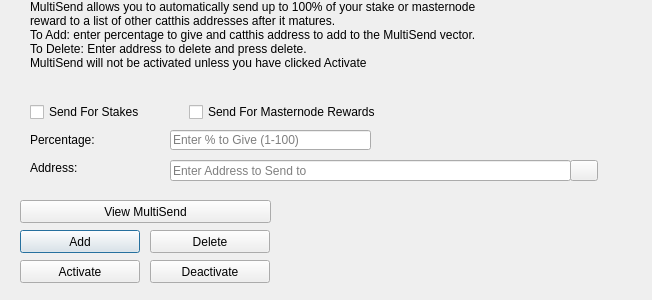
<?xml version="1.0" encoding="UTF-8"?>
<ui version="4.0">
 <class>MultiSendDialog</class>
 <widget class="QDialog" name="MultiSendDialog">
  <property name="windowModality">
   <enum>Qt::NonModal</enum>
  </property>
  <property name="geometry">
   <rect>
    <x>0</x>
    <y>0</y>
    <width>652</width>
    <height>300</height>
   </rect>
  </property>
  <property name="windowTitle">
   <string>MultiSend</string>
  </property>
  <widget class="QLineEdit" name="multiSendPercentEdit">
   <property name="geometry">
    <rect>
     <x>170</x>
     <y>130</y>
     <width>201</width>
     <height>20</height>
    </rect>
   </property>
   <property name="toolTip">
    <string>Enter whole numbers 1 - 100</string>
   </property>
   <property name="placeholderText">
    <string>Enter % to Give (1-100)</string>
   </property>
  </widget>
  <widget class="QLineEdit" name="multiSendAddressEdit">
   <property name="geometry">
    <rect>
     <x>170</x>
     <y>160</y>
     <width>401</width>
     <height>21</height>
    </rect>
   </property>
   <property name="toolTip">
    <string/>
   </property>
   <property name="placeholderText">
    <string>Enter Address to Send to</string>
   </property>
  </widget>
  <widget class="QLabel" name="label_2">
   <property name="geometry">
    <rect>
     <x>30</x>
     <y>0</y>
     <width>451</width>
     <height>121</height>
    </rect>
   </property>
   <property name="lineWidth">
    <number>1</number>
   </property>
   <property name="text">
    <string>MultiSend allows you to automatically send up to 100% of your stake or masternode reward to a list of other catthis addresses after it matures.
To Add: enter percentage to give and catthis address to add to the MultiSend vector.
To Delete: Enter address to delete and press delete.
MultiSend will not be activated unless you have clicked Activate</string>
   </property>
   <property name="alignment">
    <set>Qt::AlignLeading|Qt::AlignLeft|Qt::AlignTop</set>
   </property>
   <property name="wordWrap">
    <bool>true</bool>
   </property>
  </widget>
  <widget class="QLabel" name="message">
   <property name="geometry">
    <rect>
     <x>290</x>
     <y>200</y>
     <width>351</width>
     <height>91</height>
    </rect>
   </property>
   <property name="text">
    <string/>
   </property>
  </widget>
  <widget class="QPushButton" name="addButton">
   <property name="geometry">
    <rect>
     <x>20</x>
     <y>230</y>
     <width>120</width>
     <height>23</height>
    </rect>
   </property>
   <property name="toolTip">
    <string/>
   </property>
   <property name="statusTip">
    <string>Add to MultiSend Vector</string>
   </property>
   <property name="text">
    <string>Add</string>
   </property>
  </widget>
  <widget class="QPushButton" name="disableButton">
   <property name="geometry">
    <rect>
     <x>150</x>
     <y>260</y>
     <width>120</width>
     <height>23</height>
    </rect>
   </property>
   <property name="statusTip">
    <string>Deactivate MultiSend</string>
   </property>
   <property name="text">
    <string>Deactivate</string>
   </property>
  </widget>
  <widget class="QPushButton" name="addressBookButton">
   <property name="geometry">
    <rect>
     <x>570</x>
     <y>160</y>
     <width>28</width>
     <height>21</height>
    </rect>
   </property>
   <property name="toolTip">
    <string>Choose an address from the address book</string>
   </property>
   <property name="text">
    <string/>
   </property>
   <property name="icon">
    <iconset resource="../catthis.qrc">
     <normaloff>:/icons/address-book</normaloff>:/icons/address-book</iconset>
   </property>
   <property name="shortcut">
    <string>Alt+A</string>
   </property>
   <property name="autoDefault">
    <bool>false</bool>
   </property>
  </widget>
  <widget class="QLabel" name="label">
   <property name="geometry">
    <rect>
     <x>30</x>
     <y>130</y>
     <width>121</width>
     <height>20</height>
    </rect>
   </property>
   <property name="toolTip">
    <string>Percentage of stake to send</string>
   </property>
   <property name="text">
    <string>Percentage:</string>
   </property>
  </widget>
  <widget class="QLabel" name="label_5">
   <property name="geometry">
    <rect>
     <x>30</x>
     <y>160</y>
     <width>111</width>
     <height>16</height>
    </rect>
   </property>
   <property name="toolTip">
    <string>Address to send portion of stake to</string>
   </property>
   <property name="text">
    <string>Address:</string>
   </property>
  </widget>
  <widget class="QPushButton" name="deleteButton">
   <property name="geometry">
    <rect>
     <x>150</x>
     <y>230</y>
     <width>120</width>
     <height>23</height>
    </rect>
   </property>
   <property name="toolTip">
    <string/>
   </property>
   <property name="statusTip">
    <string>Delete Address From MultiSend Vector</string>
   </property>
   <property name="text">
    <string>Delete</string>
   </property>
  </widget>
  <widget class="QPushButton" name="activateButton">
   <property name="geometry">
    <rect>
     <x>20</x>
     <y>260</y>
     <width>120</width>
     <height>23</height>
    </rect>
   </property>
   <property name="statusTip">
    <string>Activate MultiSend</string>
   </property>
   <property name="text">
    <string>Activate</string>
   </property>
  </widget>
  <widget class="QPushButton" name="viewButton">
   <property name="geometry">
    <rect>
     <x>20</x>
     <y>200</y>
     <width>251</width>
     <height>23</height>
    </rect>
   </property>
   <property name="toolTip">
    <string/>
   </property>
   <property name="statusTip">
    <string>View MultiSend Vector</string>
   </property>
   <property name="text">
    <string>View MultiSend</string>
   </property>
  </widget>
  <widget class="QWidget" name="horizontalLayoutWidget">
   <property name="geometry">
    <rect>
     <x>30</x>
     <y>100</y>
     <width>351</width>
     <height>24</height>
    </rect>
   </property>
   <layout class="QHBoxLayout" name="horizontalLayout">
    <item>
     <widget class="QCheckBox" name="multiSendStakeCheckBox">
      <property name="text">
       <string>Send For Stakes</string>
      </property>
     </widget>
    </item>
    <item>
     <widget class="QCheckBox" name="multiSendMasternodeCheckBox">
      <property name="text">
       <string>Send For Masternode Rewards</string>
      </property>
     </widget>
    </item>
   </layout>
  </widget>
 </widget>
 <resources>
  <include location="../catthis.qrc"/>
 </resources>
 <connections/>
</ui>
